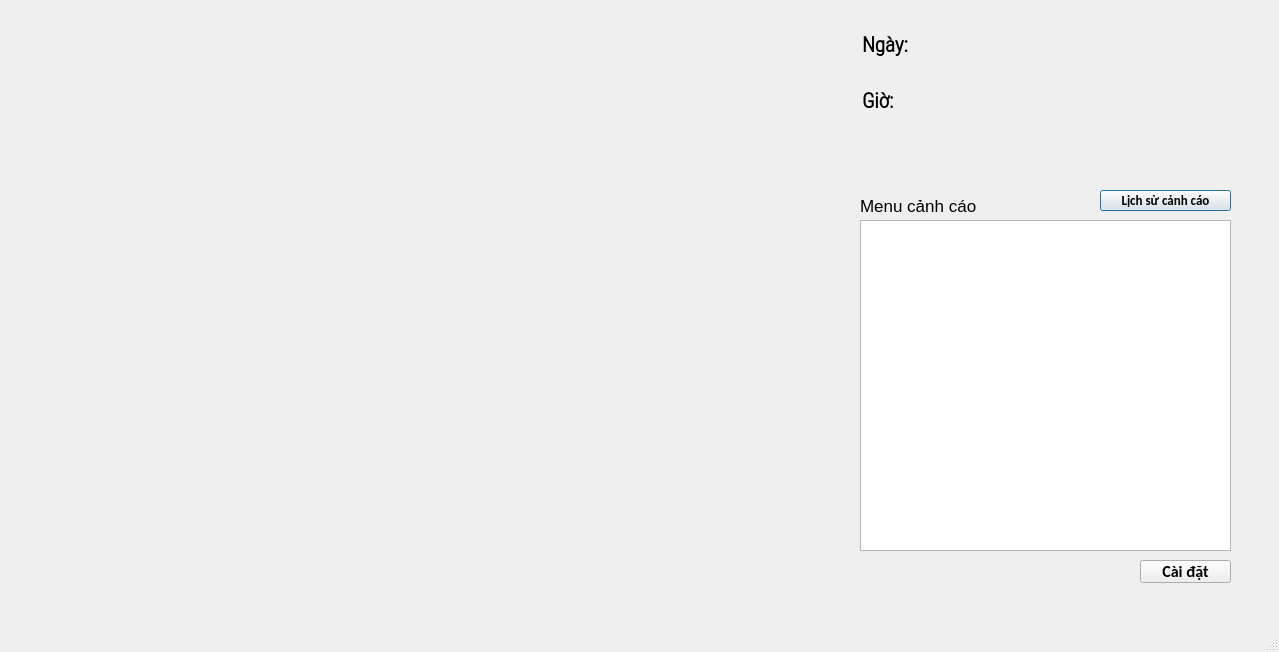
<?xml version="1.0" encoding="UTF-8"?>
<ui version="4.0">
 <class>OutputDialog</class>
 <widget class="QDialog" name="OutputDialog">
  <property name="geometry">
   <rect>
    <x>0</x>
    <y>0</y>
    <width>1279</width>
    <height>652</height>
   </rect>
  </property>
  <property name="minimumSize">
   <size>
    <width>0</width>
    <height>0</height>
   </size>
  </property>
  <property name="maximumSize">
   <size>
    <width>1280</width>
    <height>720</height>
   </size>
  </property>
  <property name="font">
   <font>
    <family>Calibri</family>
    <weight>75</weight>
    <italic>false</italic>
    <bold>true</bold>
   </font>
  </property>
  <property name="windowTitle">
   <string>AI Cheating Defender</string>
  </property>
  <property name="windowIcon">
   <iconset>
    <normaloff>icon.png</normaloff>icon.png</iconset>
  </property>
  <property name="sizeGripEnabled">
   <bool>true</bool>
  </property>
  <property name="modal">
   <bool>false</bool>
  </property>
  <widget class="QLabel" name="imgLabel">
   <property name="geometry">
    <rect>
     <x>20</x>
     <y>40</y>
     <width>800</width>
     <height>600</height>
    </rect>
   </property>
   <property name="minimumSize">
    <size>
     <width>4</width>
     <height>0</height>
    </size>
   </property>
   <property name="maximumSize">
    <size>
     <width>800</width>
     <height>600</height>
    </size>
   </property>
   <property name="text">
    <string/>
   </property>
  </widget>
  <widget class="QLabel" name="label_3">
   <property name="geometry">
    <rect>
     <x>860</x>
     <y>190</y>
     <width>201</width>
     <height>31</height>
    </rect>
   </property>
   <property name="font">
    <font>
     <family>MS Shell Dlg 2</family>
     <pointsize>13</pointsize>
     <weight>50</weight>
     <bold>false</bold>
    </font>
   </property>
   <property name="text">
    <string>Menu cảnh cáo</string>
   </property>
  </widget>
  <widget class="QPushButton" name="Warning_History">
   <property name="geometry">
    <rect>
     <x>1100</x>
     <y>190</y>
     <width>131</width>
     <height>21</height>
    </rect>
   </property>
   <property name="font">
    <font>
     <pointsize>10</pointsize>
    </font>
   </property>
   <property name="text">
    <string>Lịch sử cảnh cáo</string>
   </property>
  </widget>
  <widget class="QPushButton" name="Settings_Button">
   <property name="geometry">
    <rect>
     <x>1140</x>
     <y>560</y>
     <width>91</width>
     <height>23</height>
    </rect>
   </property>
   <property name="font">
    <font>
     <pointsize>12</pointsize>
    </font>
   </property>
   <property name="text">
    <string>Cài đặt</string>
   </property>
  </widget>
  <widget class="QTreeWidget" name="Warnings_List">
   <property name="geometry">
    <rect>
     <x>860</x>
     <y>220</y>
     <width>371</width>
     <height>331</height>
    </rect>
   </property>
   <property name="font">
    <font>
     <family>Verdana</family>
     <pointsize>10</pointsize>
    </font>
   </property>
   <property name="accessibleName">
    <string/>
   </property>
   <property name="showDropIndicator" stdset="0">
    <bool>false</bool>
   </property>
   <attribute name="headerVisible">
    <bool>false</bool>
   </attribute>
   <column>
    <property name="text">
     <string notr="true">1</string>
    </property>
   </column>
  </widget>
  <widget class="QLabel" name="Date_Label">
   <property name="geometry">
    <rect>
     <x>940</x>
     <y>20</y>
     <width>311</width>
     <height>50</height>
    </rect>
   </property>
   <property name="font">
    <font>
     <family>Roboto Condensed Light</family>
     <pointsize>15</pointsize>
     <weight>75</weight>
     <bold>true</bold>
    </font>
   </property>
   <property name="text">
    <string/>
   </property>
  </widget>
  <widget class="QLabel" name="label_2">
   <property name="geometry">
    <rect>
     <x>862</x>
     <y>76</y>
     <width>192</width>
     <height>50</height>
    </rect>
   </property>
   <property name="font">
    <font>
     <family>Roboto Condensed Light</family>
     <pointsize>16</pointsize>
     <weight>75</weight>
     <bold>true</bold>
    </font>
   </property>
   <property name="text">
    <string>Giờ:</string>
   </property>
  </widget>
  <widget class="QLabel" name="Time_Label">
   <property name="geometry">
    <rect>
     <x>920</x>
     <y>76</y>
     <width>331</width>
     <height>50</height>
    </rect>
   </property>
   <property name="font">
    <font>
     <family>Roboto Condensed Light</family>
     <pointsize>15</pointsize>
     <weight>75</weight>
     <bold>true</bold>
    </font>
   </property>
   <property name="text">
    <string/>
   </property>
  </widget>
  <widget class="QLabel" name="label">
   <property name="geometry">
    <rect>
     <x>862</x>
     <y>20</y>
     <width>192</width>
     <height>50</height>
    </rect>
   </property>
   <property name="font">
    <font>
     <family>Roboto Condensed Light</family>
     <pointsize>16</pointsize>
     <weight>75</weight>
     <bold>true</bold>
    </font>
   </property>
   <property name="text">
    <string>Ngày:</string>
   </property>
  </widget>
 </widget>
 <resources/>
 <connections/>
</ui>
